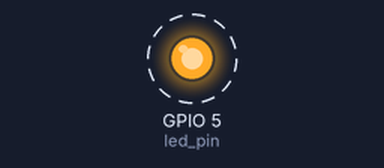
Recording of a program running on a simulated Raspberry Pi (BCM pin numbers). On the bench: output pins drawn as LEDs (lit = HIGH). Dashed ring = blinking. What the program prints to the terminal is not drawn. At 40.0 s the program stops and its outputs stay as they are.

Above: at 0.5 s.
Timing chart, 0 to 4.6 s (numbered marks = the images above):
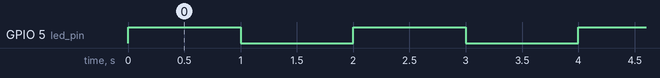

The program:

simpleLedBlink.py
```python
import RPi.GPIO as gpio
import time

led_pin = 5

gpio.setmode(gpio.BCM)
gpio.setup(led_pin, gpio.OUT)

try:
    for i in range(0, 20):
        print("Iteration " + str(i+1))
        gpio.output(led_pin, True)
        time.sleep(1)
        gpio.output(led_pin, False)
        time.sleep(1)
    print("Blink Finished")
    gpio.cleanup()
except KeyboardInterrupt:
    gpio.cleanup()
```

Measured:
- by itself, GPIO 5 (led_pin): alternates HIGH for 1.0 s and LOW for 1.0 s, 40 changes in all, then stays LOW
